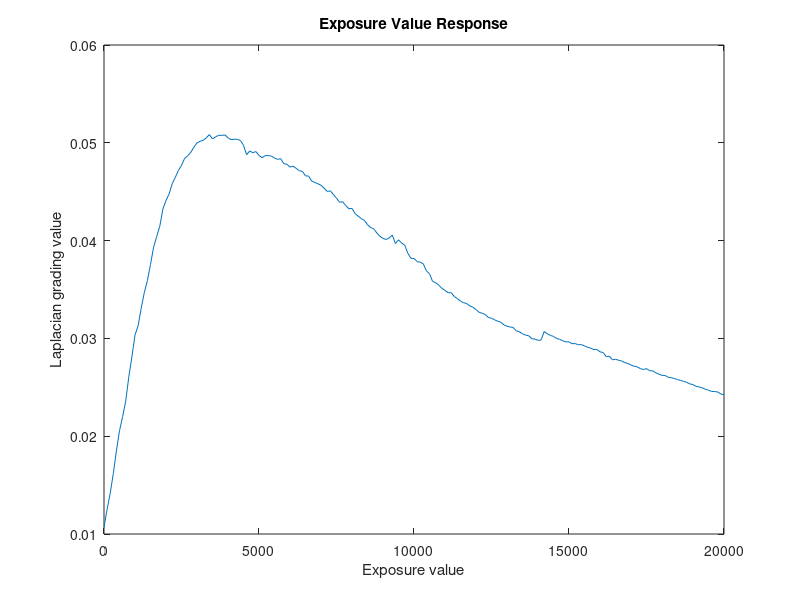

Recreate this plot in MATLAB. (Note: this script raises an error after producing the figure.)
csv = csvread("exposure_response.csv");

exp_ = csv(:, 1)
grade = csv(:, 2)

figure(1);
plot(exp_, grade);
title('Exposure Value Response');
xlabel('Exposure value');
ylabel('Laplacian grading value');
xlim([0 exp_(end)]) 
ax = gca;
ax.XRuler.Exponent = 0;
xtickangle(45)

